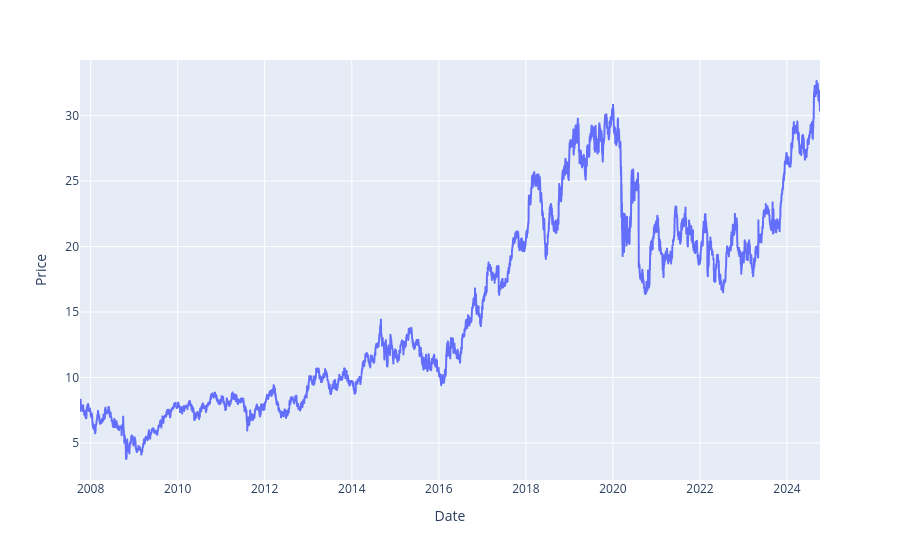

Notebook code cell kept with this figure:
### Code cell
print_line_series(itub3)

### Figure 1 — Plotly figure (JSON) as saved in the notebook; plotly's stock layout.template omitted (floating-point values rounded to 4 significant figures; data arrays with more than 128 entries replaced by an {"elided": "..."} marker saying what was removed)
{"data": [{"hovertemplate": "Date=%{x}<br>Price=%{y}<extra></extra>", "legendgroup": "", "line": {"color": "#636efa", "dash": "solid"}, "marker": {"symbol": "circle"}, "mode": "lines", "name": "", "showlegend": false, "type": "scattergl", "x": {"elided": "4215 str values"}, "xaxis": "x", "y": {"elided": "4215 float values"}, "yaxis": "y"}], "layout": {"legend": {"tracegroupgap": 0}, "margin": {"t": 60}, "xaxis": {"anchor": "y", "domain": [0, 1], "title": {"text": "Date"}}, "yaxis": {"anchor": "x", "domain": [0, 1], "title": {"text": "Price"}}}}
